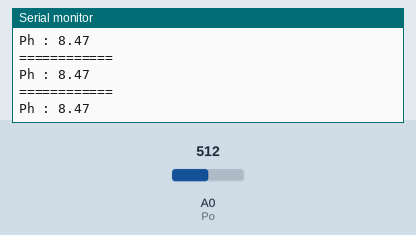
Simulated run of this sketch. Board: Arduino Uno, built with avr-gcc and run on an emulated ATmega328P. Shown: the last lines printed to the serial monitor. The test bench sets the inputs (shaded band); at power-on: A0 (Po) = 512.

Above: at 1.3 s.
1.4 s: A0 (Po) set to 716
At 1.82 s:
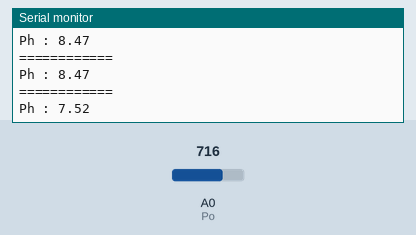
2.9 s: A0 (Po) set to 900
At 3.32 s:
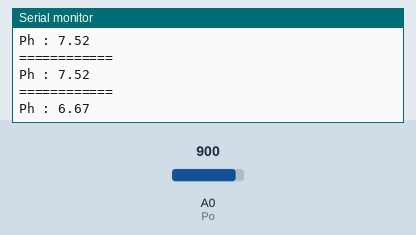
Timing chart, 0 to 5.9 s (numbered marks = the images above; inputs shaded):
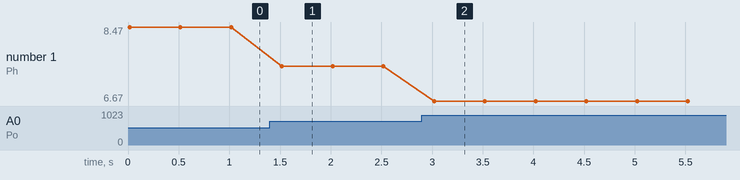

The sketch:

ph.ino
```cpp
int To = A2;
int Do = A1;
int Po = A0;

void setup() {
  Serial.begin(9600); //Baud rate: 9600
}
void loop() {
  int Povalue = analogRead(Po);

  float ph = (float)Povalue * 5.0 / 1024 / 6;
  float phvalue = -5.70 * ph +10.84;

  Serial.println("============");
  Serial.print("Ph : ");
  Serial.println(phvalue);
  delay(500);
}
```

Measured:
- after the input at 1.4 s, the serial monitor: prints a new line after 0.12 s (image 1)
- after the input at 2.9 s, the serial monitor: prints a new line after 0.12 s (image 2)
- plotted number 1: 8.47 → 7.52 after the input at 1.4 s, 7.52 → 6.67 after the input at 2.9 s
